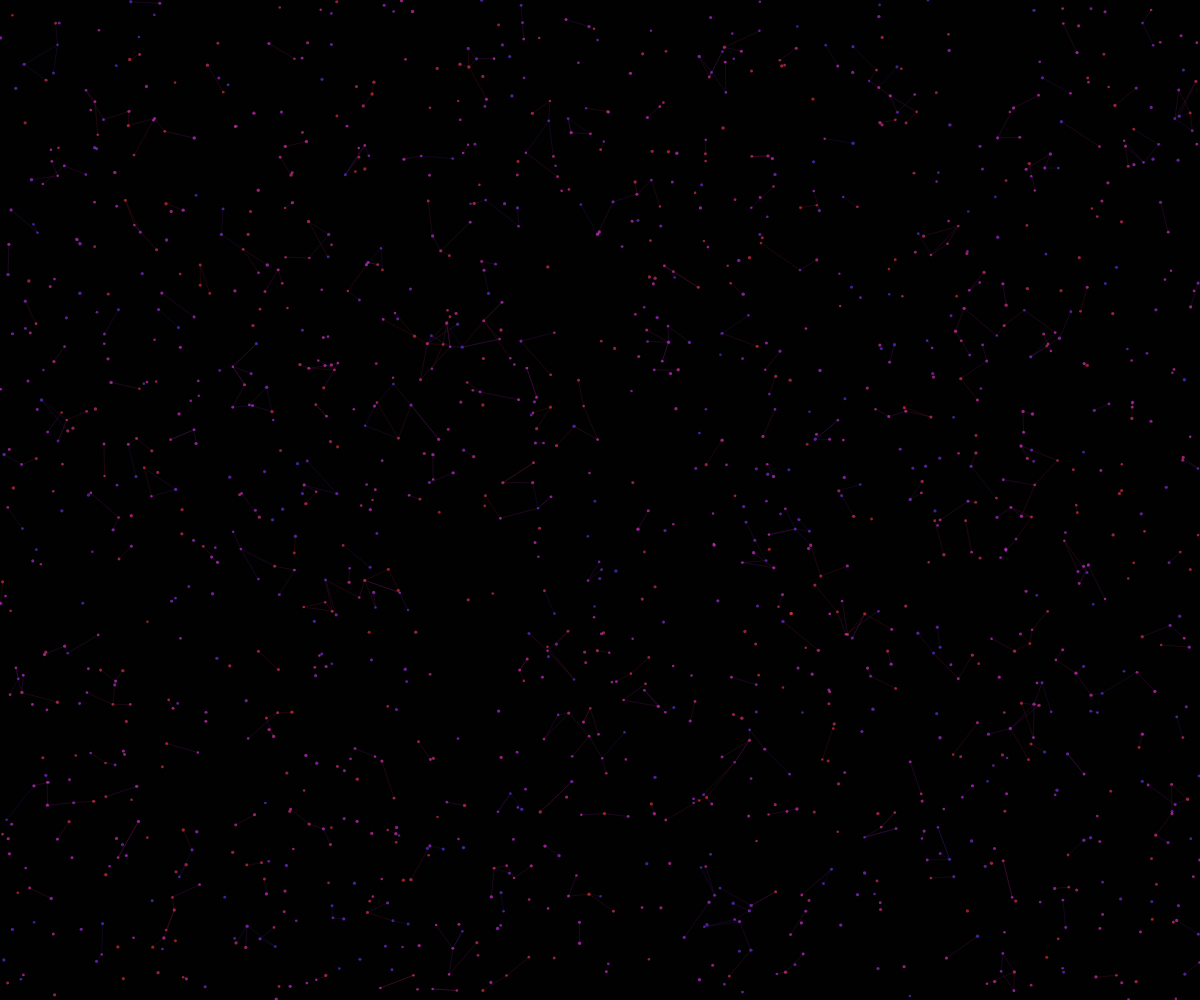
Frame 1 (no input)
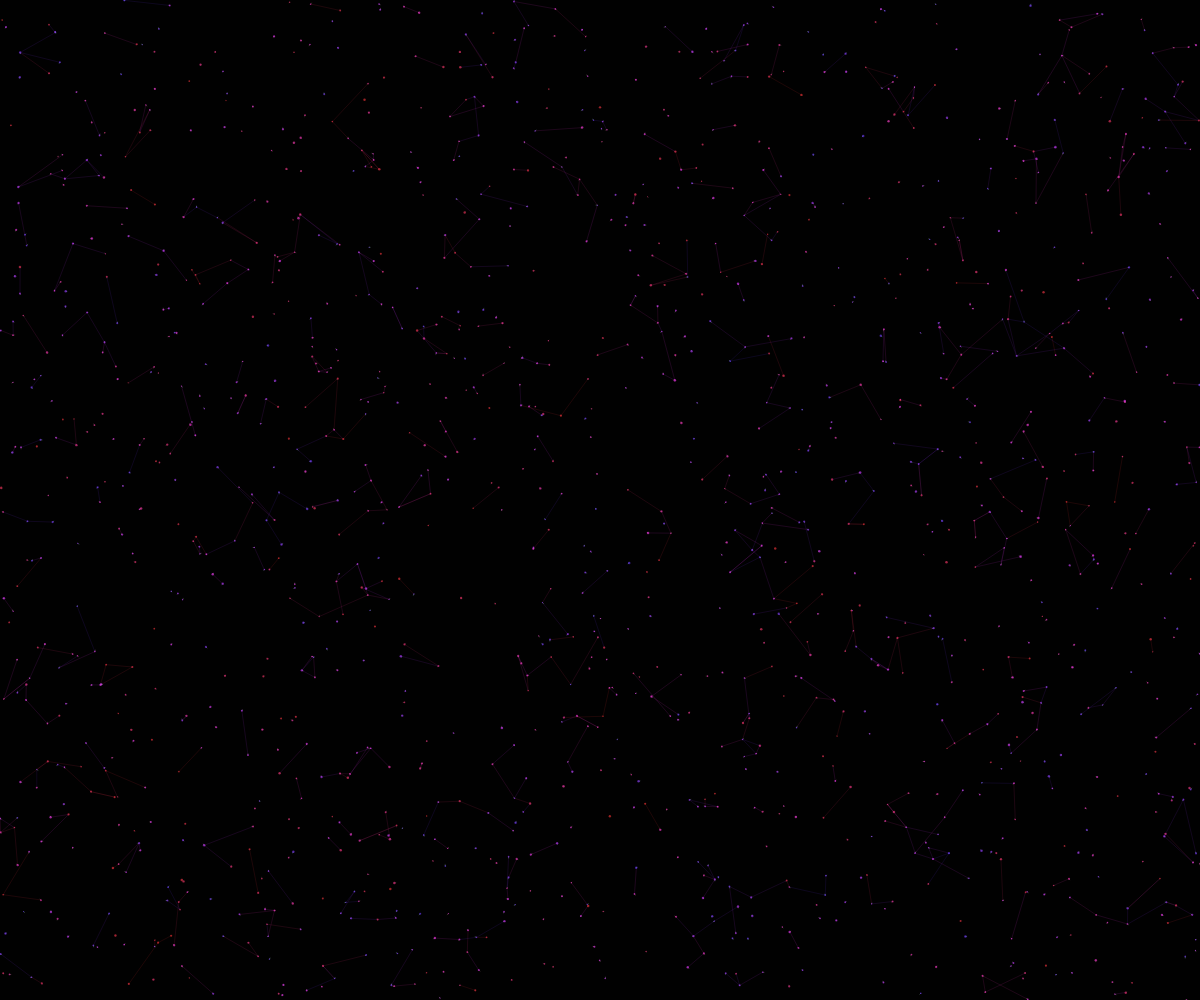
Frame 60 (no input)
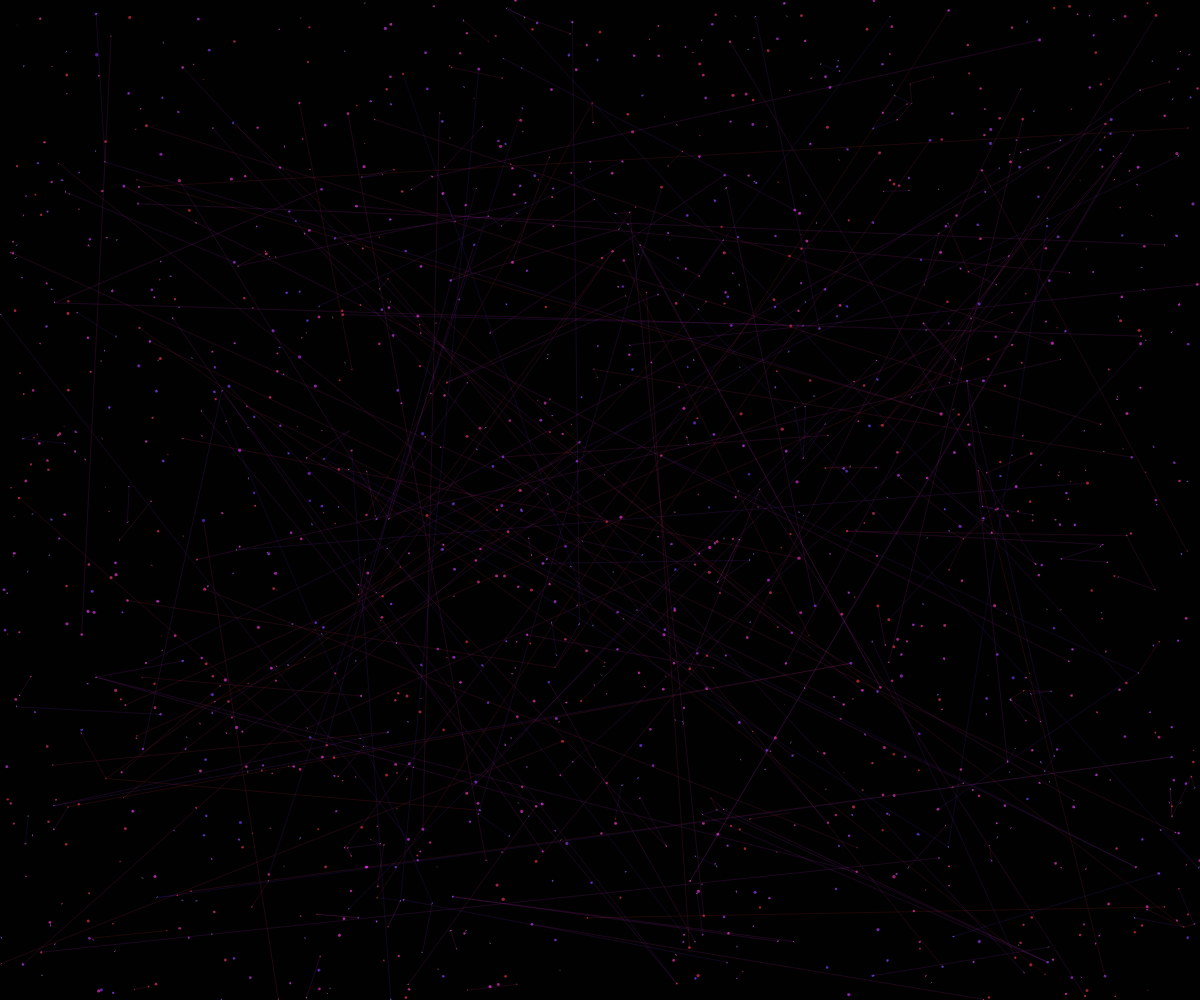
Frame 120 (the mouse pressed at the canvas centre since frame 60)

The p5.js sketch that drew these frames (run headless with seeded random() and noise() and a simulated clock; from frame 60 on, the mouse is pressed at the canvas centre):

// p5.js sketch
// ── sketch.js
let cells = [];
let grid = [];
const cellCount = 1500;
const gridSize = 20;
const pulseSpeed = 0.001;
let pulsePhase = 0;
let connections = [];
let trailBuffer;

class Cell {
  constructor(x, y) {
    this.pos = createVector(x, y);
    this.vel = p5.Vector.random2D().mult(random(0.1, 0.3));
    this.size = random(0.5, 1.5);
    this.color = color(random(180, 255), 200, 255, 150);
    this.life = random(80, 150);
    this.maxLife = this.life;
    this.connected = [];
    this.glow = 0;
    this.trail = [];
    this.trailLength = 10;
  }

  update() {
    // Update position
    this.pos.add(this.vel);
    
    // Bounce off edges with some randomness
    if (this.pos.x < 0 || this.pos.x > width) this.vel.x *= -1;
    if (this.pos.y < 0 || this.pos.y > height) this.vel.y *= -1;

    // Decay life
    this.life--;
    
    // Regenerate if dead
    if (this.life <= 0) {
      this.pos = createVector(random(width), random(height));
      this.vel = p5.Vector.random2D().mult(random(0.1, 0.3));
      this.size = random(0.5, 1.5);
      this.color = color(random(180, 255), 200, 255, 150);
      this.life = this.maxLife;
      this.connected = [];
      this.glow = 0;
      this.trail = [];
    }
    
    // Glow effect
    this.glow = map(this.life, 0, this.maxLife, 0, 1);
    
    // Update trail
    this.trail.push(this.pos.copy());
    if (this.trail.length > this.trailLength) {
      this.trail.shift();
    }
  }

  display() {
    // Draw trail
    noFill();
    stroke(this.color);
    strokeWeight(0.3);
    for (let i = 0; i < this.trail.length - 1; i++) {
      let alpha = map(i, 0, this.trail.length - 1, 0, 150);
      stroke(red(this.color), green(this.color), blue(this.color), alpha);
      line(this.trail[i].x, this.trail[i].y, this.trail[i+1].x, this.trail[i+1].y);
    }
    
    // Draw connections
    stroke(this.color);
    strokeWeight(0.2);
    noFill();
    
    for (let other of this.connected) {
      if (other && !other.isDead()) {
        line(this.pos.x, this.pos.y, other.pos.x, other.pos.y);
      }
    }
    
    // Draw cell
    fill(this.color);
    noStroke();
    ellipse(this.pos.x, this.pos.y, this.size + this.glow * 2);
  }

  isDead() {
    return this.life <= 0;
  }
}

function setup() {
  createCanvas(windowWidth, windowHeight);
  colorMode(HSB, 255);
  trailBuffer = createGraphics(width, height);
  trailBuffer.background(0, 0, 0, 10);
  
  // Initialize grid
  for (let x = 0; x < width; x += gridSize) {
    grid[x] = [];
    for (let y = 0; y < height; y += gridSize) {
      grid[x][y] = [];
    }
  }

  // Create cells
  for (let i = 0; i < cellCount; i++) {
    let x = random(width);
    let y = random(height);
    cells.push(new Cell(x, y));
    
    // Add to grid
    let gridX = floor(x / gridSize) * gridSize;
    let gridY = floor(y / gridSize) * gridSize;
    if (grid[gridX] && grid[gridX][gridY]) {
      grid[gridX][gridY].push(cells[i]);
    }
  }

  // Initialize connections
  for (let cell of cells) {
    connectToNearby(cell);
  }
}

function draw() {
  // Update pulse phase
  pulsePhase += pulseSpeed;
  
  // Calculate background color based on pulse
  let bgHue = (pulsePhase * 30) % 255;
  let bgSat = 10 + sin(pulsePhase) * 5;
  let bgBri = 2 + sin(pulsePhase * 0.2) * 3;
  
  background(bgHue, bgSat, bgBri);
  
  // Draw trail buffer
  image(trailBuffer, 0, 0);
  
  // Update and display cells
  for (let cell of cells) {
    cell.update();
    cell.display();
  }
  
  // Update connections periodically
  if (frameCount % 40 === 0) {
    for (let cell of cells) {
      cell.connected = [];
      connectToNearby(cell);
    }
  }
}

function connectToNearby(cell) {
  let nearby = [];
  let gridX = floor(cell.pos.x / gridSize) * gridSize;
  let gridY = floor(cell.pos.y / gridSize) * gridSize;
  
  // Check surrounding grid cells
  for (let dx = -1; dx <= 1; dx++) {
    for (let dy = -1; dy <= 1; dy++) {
      let checkX = gridX + dx * gridSize;
      let checkY = gridY + dy * gridSize;
      
      if (grid[checkX] && grid[checkX][checkY]) {
        nearby.push(...grid[checkX][checkY]);
      }
    }
  }
  
  // Connect to nearby cells
  for (let other of nearby) {
    if (other !== cell && !cell.connected.includes(other)) {
      let d = dist(cell.pos.x, cell.pos.y, other.pos.x, other.pos.y);
      if (d < 50 && random() < 0.1) { // 10% chance to connect
        cell.connected.push(other);
      }
    }
  }
  
  // Limit connections to prevent overcrowding
  if (cell.connected.length > 4) {
    cell.connected.splice(4);
  }
}

function windowResized() {
  resizeCanvas(windowWidth, windowHeight);
}
